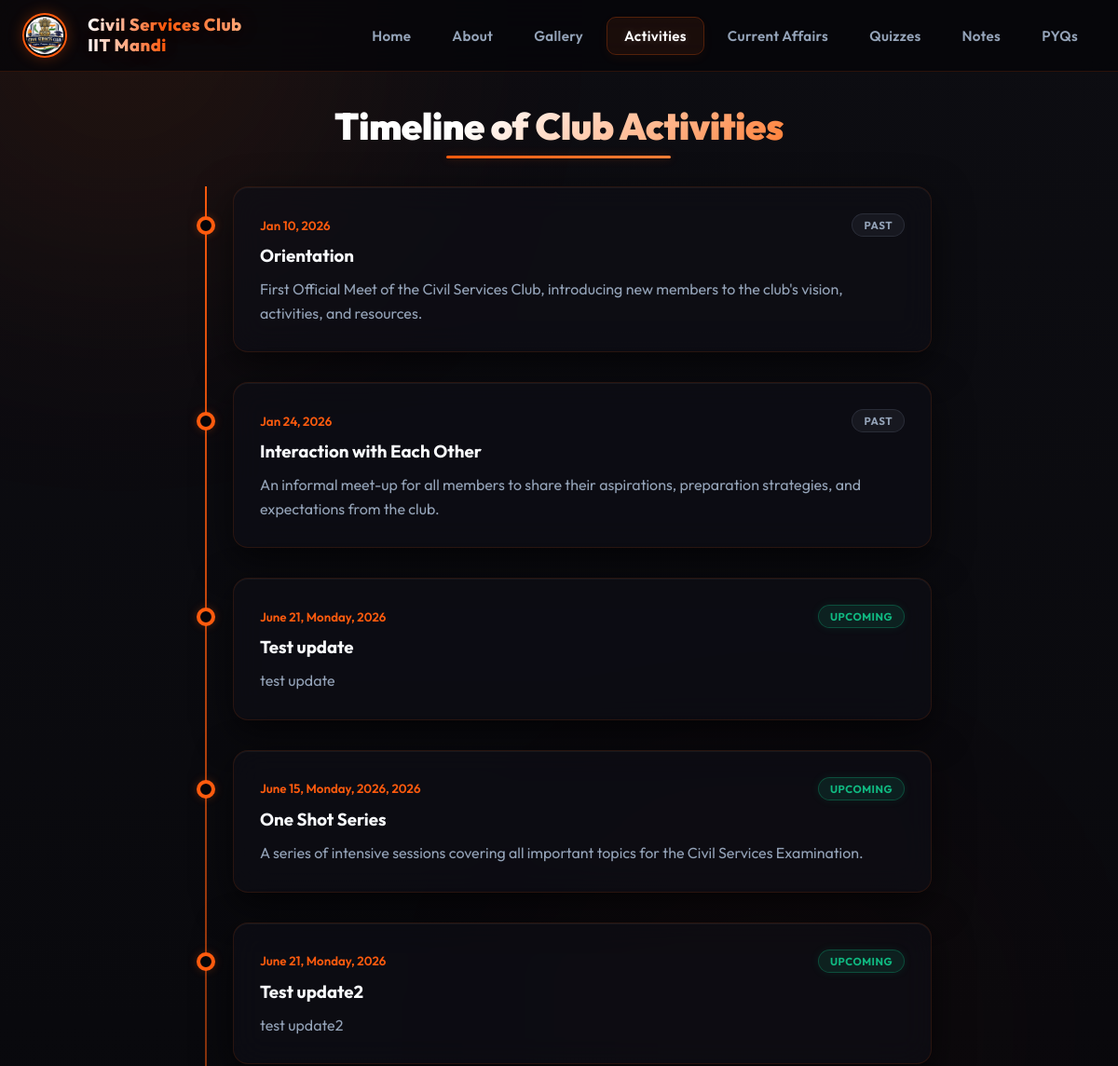
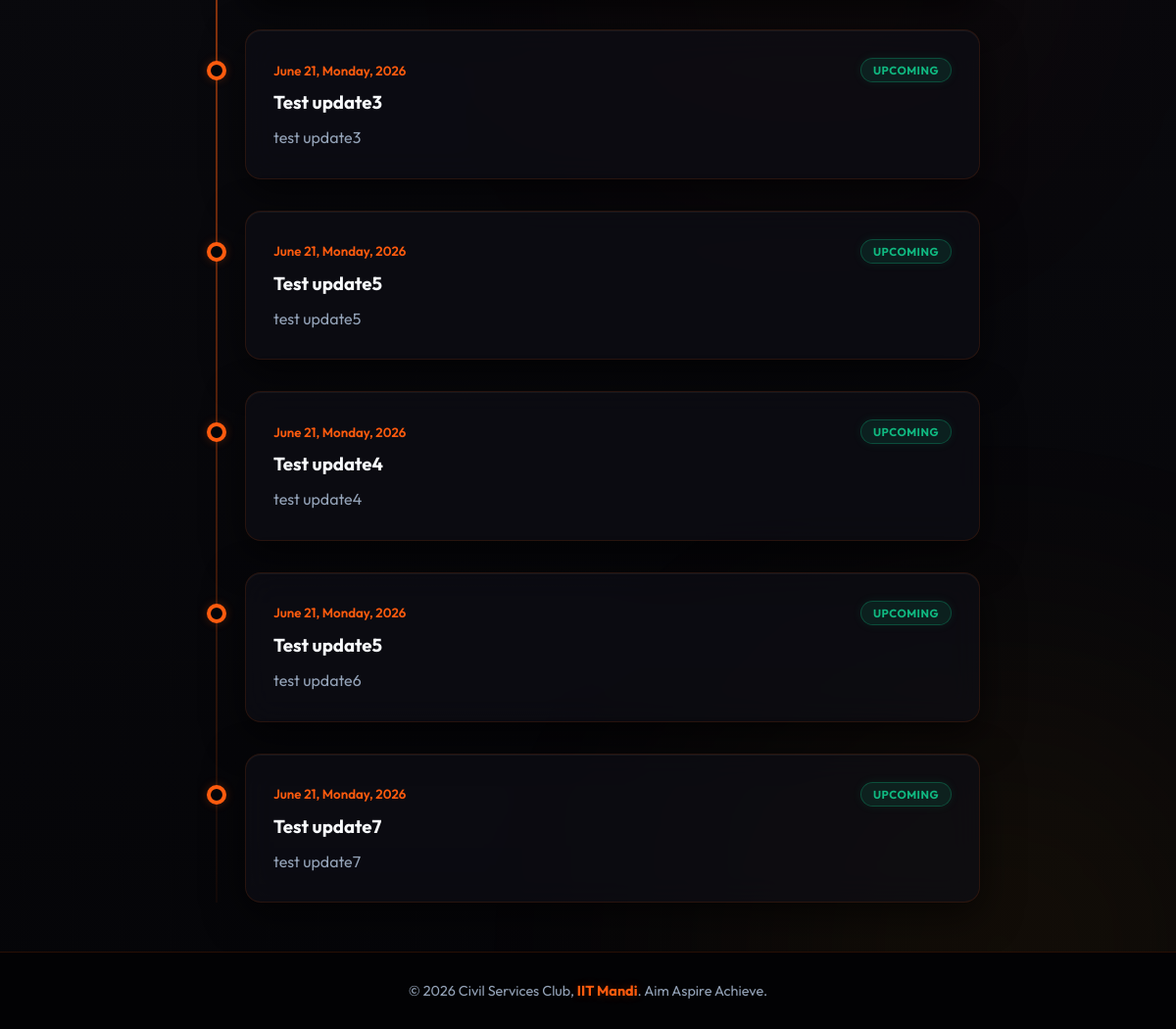
The app's page /activities with its own data (2 pictures, top to bottom).
### models.py (models this page shows)
class Activity(db.Model):
    id = db.Column(db.Integer, primary_key=True)
    status = db.Column(db.String(20), nullable=False)
    date = db.Column(db.String(50), nullable=False)
    title = db.Column(db.String(200), nullable=False)
    desc = db.Column(db.Text, nullable=False)
    created_at = db.Column(db.DateTime, default=datetime.utcnow)

### app.py (the view)
@app.route("/activities")
def activities():
    events = Activity.query.order_by(Activity.created_at.desc()).all()
    return render_template("activities.html", events=events)

### app.py (called while the page is built)
@app.context_processor
def inject_admin_status():
    from flask import session
    return {"admin_logged_in": session.get("admin_logged_in", False)}

### templates/activities.html (shortened to what this page needs)
{% extends 'base.html' %}
{% block content %}
<h2 class="section-title">Timeline of Club Activities</h2>
<div class="timeline">
    {% for event in events %}
    <div class="timeline-event">
        <div class="timeline-dot"></div>
        <div class="glass-card">
            <div class="event-meta">
                <small style="color: var(--accent); font-weight: 600;">{{ event.date }}</small>
                <span class="status-badge {% if event.status == 'Upcoming' %}status-upcoming{% else %}status-past{% endif %}">
                    {{ event.status }}
                </span>
            </div>
            <h3 style="margin: 0 0 12px 0;">{{ event.title }}</h3>
            <p style="color: var(--text-secondary); line-height: 1.6;">{{ event.desc }}</p>
        </div>
    </div>
    {% endfor %}
</div>
{% endblock %}

### static/css/style.css (style rules this page uses)
:root { --bg-dark: #050508; --glass-bg: rgba(15, 15, 22, 0.65); --glass-border: rgba(255, 91, 14, 0.12); --glass-border-hover: rgba(255, 91, 14, 0.35); --glass-focus: rgba(255, 91, 14, 0.2); --text-primary: #f8fafc; --text-secondary: #94a3b8; --accent: #ff5b0e; --accent-hover: #ff7836; --accent-glow: rgba(255, 91, 14, 0.25); --accent-gradient: linear-gradient(135deg, #ff5b0e, #ff8038); --dark-gradient: linear-gradient(180deg, #0d0d12, #050508); }
* { margin: 0; padding: 0; box-sizing: border-box; font-family: 'Outfit', -apple-system, BlinkMacSystemFont, "Segoe UI", Roboto, sans-serif; }
body { background-color: var(--bg-dark); background-image: var(--dark-gradient); color: var(--text-primary); min-height: 100vh; overflow-x: hidden; position: relative; scroll-behavior: smooth; }
.glass-card { background: var(--glass-bg); backdrop-filter: blur(16px); -webkit-backdrop-filter: blur(16px); border: 1px solid var(--glass-border); border-radius: 16px; padding: 28px; box-shadow: 0 12px 40px 0 rgba(0, 0, 0, 0.6), inset 0 1px 0 0 rgba(255, 255, 255, 0.05); transition: transform 0.4s cubic-bezier(0.165, 0.84, 0.44, 1), border-color 0.3s ease, box-shadow 0.3s ease; }
.section-title { font-size: 2.5rem; font-weight: 900; margin-bottom: 40px; text-align: center; letter-spacing: -0.5px; background: linear-gradient(135deg, #ffffff 30%, #ff8038 100%); -webkit-background-clip: text; -webkit-text-fill-color: transparent; position: relative; display: inline-block; left: 50%; transform: translateX(-50%); }
.section-title::after { content: ''; position: absolute; bottom: -10px; left: 25%; width: 50%; height: 3px; background: var(--accent-gradient); border-radius: 2px; box-shadow: 0 0 10px var(--accent-glow); }

### templates/activities.html (style rules this page uses)
.timeline { max-width: 800px; margin: 0 auto; position: relative; }
.timeline::before { content: ''; position: absolute; top: 0; left: 20px; height: 100%; width: 2px; background: linear-gradient(to bottom, var(--accent) 0%, rgba(255, 91, 14, 0.05) 100%); }
.timeline-event { position: relative; margin-bottom: 32px; padding-left: 50px; transition: all 0.3s ease; }
.timeline-dot { position: absolute; left: 11px; top: 32px; width: 20px; height: 20px; border-radius: 50%; background: var(--bg-dark); border: 4px solid var(--accent); box-shadow: 0 0 10px var(--accent-glow); transition: all 0.3s cubic-bezier(0.175, 0.885, 0.32, 1.275); z-index: 2; }
.event-meta { display: flex; justify-content: space-between; align-items: center; margin-bottom: 8px; flex-wrap: wrap; gap: 8px; }
.status-badge { font-size: 0.72rem; font-weight: 700; text-transform: uppercase; letter-spacing: 0.5px; padding: 4px 12px; border-radius: 20px; }
.status-upcoming { background: rgba(16, 185, 129, 0.12); color: #10b981; border: 1px solid rgba(16, 185, 129, 0.3); box-shadow: 0 0 10px rgba(16, 185, 129, 0.1); }
.status-past { background: rgba(148, 163, 184, 0.08); color: #94a3b8; border: 1px solid rgba(148, 163, 184, 0.15); }

### records on screen
Activity: date "Jan 10, 2026", status "PAST", title "Orientation", desc "First Official Meet of the Civil Services Club, introducing new members to the club's vision, activities, and resources."
Activity: date "Jan 24, 2026", status "PAST", title "Interaction with Each Other", desc "An informal meet-up for all members to share their aspirations, preparation strategies, and expectations from the club."
Activity: date "June 21, Monday, 2026", status "UPCOMING", title "Test update", desc "test update"
Activity: date "June 15, Monday, 2026, 2026", status "UPCOMING", title "One Shot Series", desc "A series of intensive sessions covering all important topics for the Civil Services Examination."
Activity: date "June 21, Monday, 2026", status "UPCOMING", title "Test update2", desc "test update2"
Activity: date "June 21, Monday, 2026", status "UPCOMING", title "Test update3", desc "test update3"
Activity: date "June 21, Monday, 2026", status "UPCOMING", title "Test update5", desc "test update5"
Activity: date "June 21, Monday, 2026", status "UPCOMING", title "Test update4", desc "test update4"
Activity: date "June 21, Monday, 2026", status "UPCOMING", title "Test update5", desc "test update6"
Activity: date "June 21, Monday, 2026", status "UPCOMING", title "Test update7", desc "test update7"
